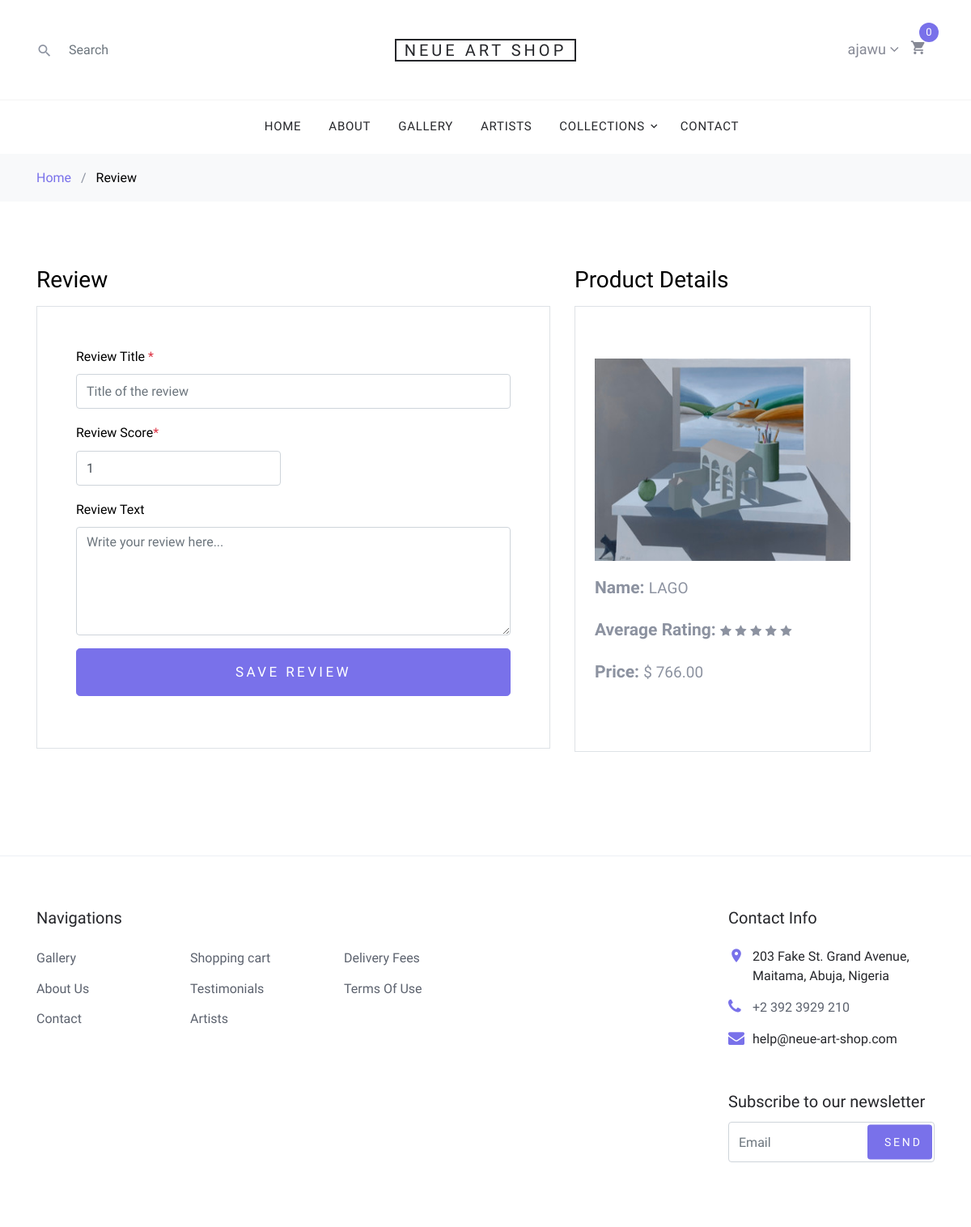
Page /reviews/create/3/ (signed in) on the committed database.
### users/models.py (models this page shows)
class CustomUser(AbstractUser):
    state = models.CharField(max_length=50)
    country = models.CharField(default='Nigeria', max_length=100)
    is_an_artist = models.BooleanField(default=False)
    avatar = models.ImageField(upload_to='avatar/%Y/%m/%d',
                               blank=True)

### shop/models.py (models this page shows, shortened)
class Product(models.Model):
    name = models.CharField(max_length=200, db_index=True)
    slug = models.SlugField(max_length=200, db_index=True)
    description = models.TextField(blank=False)
    category = models.ForeignKey(Category,
                                 related_name='products',
                                 on_delete=models.CASCADE)
    image = models.ImageField(upload_to='products/%Y/%m/%d',
                              blank=True)
    price = models.DecimalField(max_digits=10, decimal_places=2)
    available = models.BooleanField(default=True)
    created = models.DateTimeField(auto_now_add=True)
    updated = models.DateTimeField(auto_now=True)
    owner = models.ForeignKey(settings.AUTH_USER_MODEL, on_delete=models.CASCADE)
    average_rating = models.IntegerField(default=0, validators=[MinValueValidator(0),
                                                                MaxValueValidator(5)])
    class Meta:
        ordering = ('name',)
        index_together = (('id', 'slug'),)

### reviews/views.py (the view)
# urls.py: path('create/<int:product_id>/', views.create_review, name='create_review'),
def create_review(request, product_id=None):
    if request.user.is_authenticated:
        if product_id:
            categories = Category.objects.all()
            try:
                selected_product = Product.objects.get(id=product_id)
            except Product.DoesNotExist:
                return render(request, '404.html', {'exception': 'Product with matching id not found'}, status=404)
            if request.method == 'POST':
                review_form = ReviewForm(request.POST)
                if review_form.is_valid():
                    review = review_form.save(commit=False)
                    review.review_user = request.user
                    review.review_product = selected_product
                    review.save()
                    return HttpResponseRedirect(reverse('shop:product_detail', args=[selected_product.id,
                                                                                     selected_product.slug]))
                else:
                    return render(request,
                                  'reviews/create.html',
                                  {'product': selected_product,
                                   'categories': categories,
                                   'ratings_list': [1, 2, 3, 4, 5],
                                   'form': review_form})
            elif request.method == 'GET':
                return render(request,
                              'reviews/create.html',
                              {'product': selected_product,
                               'categories': categories,
                               'ratings_list': [1, 2, 3, 4, 5]})
        else:
            return render(request, '404.html', {'exception': 'Product with matching id not found'}, status=404)
    else:
        return HttpResponseRedirect('/accounts/login')

### shop/models.py (called while the page is built)
    def get_absolute_url(self):
        return reverse('shop:product_list_by_category',
                       args=[self.slug])

### templates/reviews/create.html (shortened to what this page needs)
{% extends "shop/base.html" %}
{% load static %}
{% block navbar %}
    <li><a href="{% url 'shop:home_page' %}">Home</a></li>
    <li><a href="{% url 'shop:home_page' %}#about">About</a></li>
    <li><a href="{% url 'shop:product_list' %}">Gallery</a></li>
    <li><a href="{% url 'shop:artist_list_page' %}">Artists</a></li>
    <li class="has-children">
        <a href="#">Collections</a>
    </li>
    <li><a href="/contact/">Contact</a></li>
{% endblock %}
{% block content %}
    <div class="site-wrap">
        <div class="bg-light py-3">
            <div class="container">
                <div class="row">
                    <div class="col-md-12 mb-0"><a href="/">Home</a> <span class="mx-2 mb-0">/</span> <strong
                            class="text-black">Review</strong></div>
                </div>
            </div>
        </div>
        <div class="site-section">
            <div class="container">
                <div class="row">
                    <div class="col-md-7 mb-5 mb-md-0">
                        <h2 class="h3 mb-3 text-black">Review</h2>
                        <form action="/reviews/create/{{ product.id }}/" method="post">
                            <div class="p-3 p-lg-5 border">
                                <div class="form-group row">
                                    <div class="col-md-12">
                                        <label for="id_review_title" class="text-black">
                                            Review Title <span class="text-danger">*</span>
                                        </label>
                                        <input type="text" class="form-control" name="review_title"
                                               required id="id_review_title" placeholder="Title of the review">
                                    </div>
                                </div>
                                <div class="form-group row">
                                    <div class="col-md-6">
                                        <label for="id_review_score" class="text-black">Review Score<span
                                                class="text-danger">*</span></label>
                                        <input type="number" name="review_score" class="form-control"
                                               required id="id_review_score" max=5 min=1 value=1>
                                    </div>
                                </div>
                                <div class="form-group">
                                    <label for="id_review_text" class="text-black">Review Text</label>
                                    <textarea name="review_text" cols="30" rows="5" class="form-control" maxlength="200"
                                               placeholder="Write your review here..." required id="id_review_text"></textarea>
                                </div>
                                <div class="form-group">
                                    <button class="btn btn-primary btn-lg py-3 btn-block" id="submit-btn" type="submit">
                                        Save Review
                                    </button>
                                </div>
                            </div>
                        </form>
                    </div>
                    <div class="col-md-5">
                        <div class="row mb-5">
                            <div class="col-md-10">
                                <h2 class="h3 mb-3 text-black">Product Details</h2>
                                <div class="border" style="padding: 4rem 1.5rem">
                                    <div style="text-align: left" class="mb-3">
                                        <img src="{% if product.image %}{{ product.image.url }}{% else %}{% static "img/no_image.png" %}{% endif %}"
                                                alt="product-image" class="review-product-image">
                                    </div>
                                    <div style="text-align: left" class="m-t-20">
                                        <p class="product-text">
                                            <span class="product-title">Name: </span>{{ product.name }}
                                        </p>
                                        <p class="product-text">
                                            <span class="product-title">Average Rating: </span>
                                            {% for rating in ratings_list  %}
                                                {% if rating <= product.average_rating %}
                                                    <span class="fa fa-star active-star star"></span>
                                                {% else %}
                                                    <span class="fa fa-star star"></span>
                                                {% endif %}
                                            {% endfor %}
                                        </p>
                                        <p class="product-text">
                                            <span class="product-title">Price: </span>
                                            $ {{ product.price }}
                                        </p>
                                    </div>
                                </div>
                            </div>
                        </div>
                    </div>
                </div>
            </div>
        </div>
    </div>
{% endblock %}

### templates/shop/base.html (shortened to what this page needs)
{% load static %}
<!DOCTYPE html>
<html lang="en">
<head>
    <link rel="stylesheet" href="{% static 'resources/fonts/icomoon/style.css' %}" type="text/css">
    <link rel="stylesheet" href="{% static 'css/font-awesome.min.css' %}" type="text/css">
    <link rel="stylesheet" href="{% static 'resources/css/bootstrap.min.css' %}" type="text/css">
    <link rel="stylesheet" href="{% static 'resources/css/magnific-popup.css' %}" type="text/css">
    <link rel="stylesheet" href="{% static 'resources/css/jquery-ui.css' %}" type="text/css">
    <link rel="stylesheet" href="{% static 'resources/css/owl.carousel.min.css' %}" type="text/css">
    <link rel="stylesheet" href="{% static 'resources/css/owl.theme.default.min.css' %}" type="text/css">
    <link rel="stylesheet" href="{% static 'resources/css/aos.css' %}" type="text/css">
    <link rel="stylesheet" href="{% static 'resources/css/style.css' %}" type="text/css">
</head>
<body>
<div class="site-wrap">
    <header class="site-navbar" role="banner">
        <div class="site-navbar-top">
            <div class="container">
                <div class="row align-items-center">
                    <div class="col-6 col-md-4 order-2 order-md-1 site-search-icon text-left">
                        <form action="{% url 'shop:search_page' %}" method="get" class="site-block-top-search">
                            <span class="icon icon-search2"></span>
                            {% if search_phrase %}
                                <input type="text" class="form-control border-0" value="{{ search_phrase }}"
                                       name="keyword">
                            {% else %}
                                <input type="text" class="form-control border-0" name="keyword" placeholder="Search">
                            {% endif %}
                        </form>
                    </div>
                    <div class="col-12 mb-3 mb-md-0 col-md-4 order-1 order-md-2 text-center">
                        <div class="site-logo">
                            <a href="/" class="js-logo-clone">Neue Art Shop</a>
                        </div>
                    </div>
                    <div class="col-6 col-md-4 order-3 order-md-3 text-right">
                        <div class="site-top-icons">
                            <ul>
                                <li>
                                    {% if request.user.username %}
                                        <div class="dropdown show">
                                            <a class="" href="#" role="button"
                                               id="dropdownMenuLink" data-toggle="dropdown" aria-haspopup="true"
                                               aria-expanded="false" style="font-size: 18px">
                                                {{ request.user.username }} <i class="fa fa-angle-down"></i>
                                            </a>
                                        </div>
                                    {% else %}
                                        <a href="/accounts/login/">
                                            <span class="icon icon-person"></span>
                                        </a>
                                    {% endif %}
                                </li>
                                {% with total_items=cart|length %}
                                    <li>
                                        <a href="{% url "cart:cart_detail" %}" class="site-cart">
                                            <span class="icon icon-shopping_cart"></span>
                                            <span class="count">{{ total_items }}</span>
                                        </a>
                                    </li>
                                {% endwith %}
                            </ul>
                        </div>
                    </div>
                </div>
            </div>
        </div>
        <nav class="site-navigation text-right text-md-center" role="navigation">
            <div class="container">
                <ul class="site-menu js-clone-nav d-none d-md-block">
                    {% block navbar %}
                    {% endblock %}
                </ul>
            </div>
        </nav>
    </header>
    {% block content %}
    {% endblock %}
    <footer class="site-footer border-top bg-white">
        <div class="container">
            <div class="row">
                <div class="col-lg-6 mb-5 mb-lg-0">
                    <div class="row">
                        <div class="col-md-12">
                            <h3 class="footer-heading mb-4">Navigations</h3>
                        </div>
                        <div class="col-md-6 col-lg-4">
                            <ul class="list-unstyled">
                                <li><a href="{% url 'shop:product_list' %}">Gallery</a></li>
                                <li><a href="{% url 'shop:home_page' %}#about">About Us</a></li>
                                <li><a href="{% url 'shop:contact_page' %}">Contact</a></li>
                            </ul>
                        </div>
                        <div class="col-md-6 col-lg-4">
                            <ul class="list-unstyled">
                                <li><a href="{% url "cart:cart_detail" %}">Shopping cart</a></li>
                                <li><a href="{% url 'shop:home_page' %}#testimonial">Testimonials</a></li>
                                <li><a href="{% url 'shop:artist_list_page' %}">Artists</a></li>
                            </ul>
                        </div>
                        <div class="col-md-6 col-lg-4">
                            <ul class="list-unstyled">
                                <li><a href="/delivery/">Delivery Fees</a></li>
                                <li><a href="/terms-of-use/">Terms Of Use</a></li>
                            </ul>
                        </div>
                    </div>
                </div>
                <div class="col-md-6 col-lg-3 mb-4 mb-lg-0">
                </div>
                <div class="col-md-6 col-lg-3">
                    <div class="block-5 mb-5">
                        <h3 class="footer-heading mb-4">Contact Info</h3>
                        <ul class="list-unstyled">
                            <li class="address">203 Fake St. Grand Avenue, Maitama, Abuja, Nigeria</li>
                            <li class="phone"><a href="tel://23923929210">+2 392 3929 210</a></li>
                            <li class="email">help@neue-art-shop.com</li>
                        </ul>
                    </div>
                    <div class="block-7">
                        <form action="/newsletter/add/" method="post">
                            <label for="email_subscribe" class="footer-heading">
                                Subscribe to our newsletter
                            </label>
                            <div class="form-group">
                                <input type="text" class="form-control py-4" id="id_email_address"
                                       name="email_address" placeholder="Email">
                                <input type="submit" class="btn btn-sm btn-primary" value="Send">
                            </div>
                        </form>
                    </div>
                </div>
            </div>
        </div>
    </footer>
</div>
</body>
</html>

### rows in the picture
CustomUser: user.username "ajawu"
Product: image (picture), name "LAGO", average_rating 0 (drawn), price "766.00"

### other values in the picture
{{ total_items }} "0"
